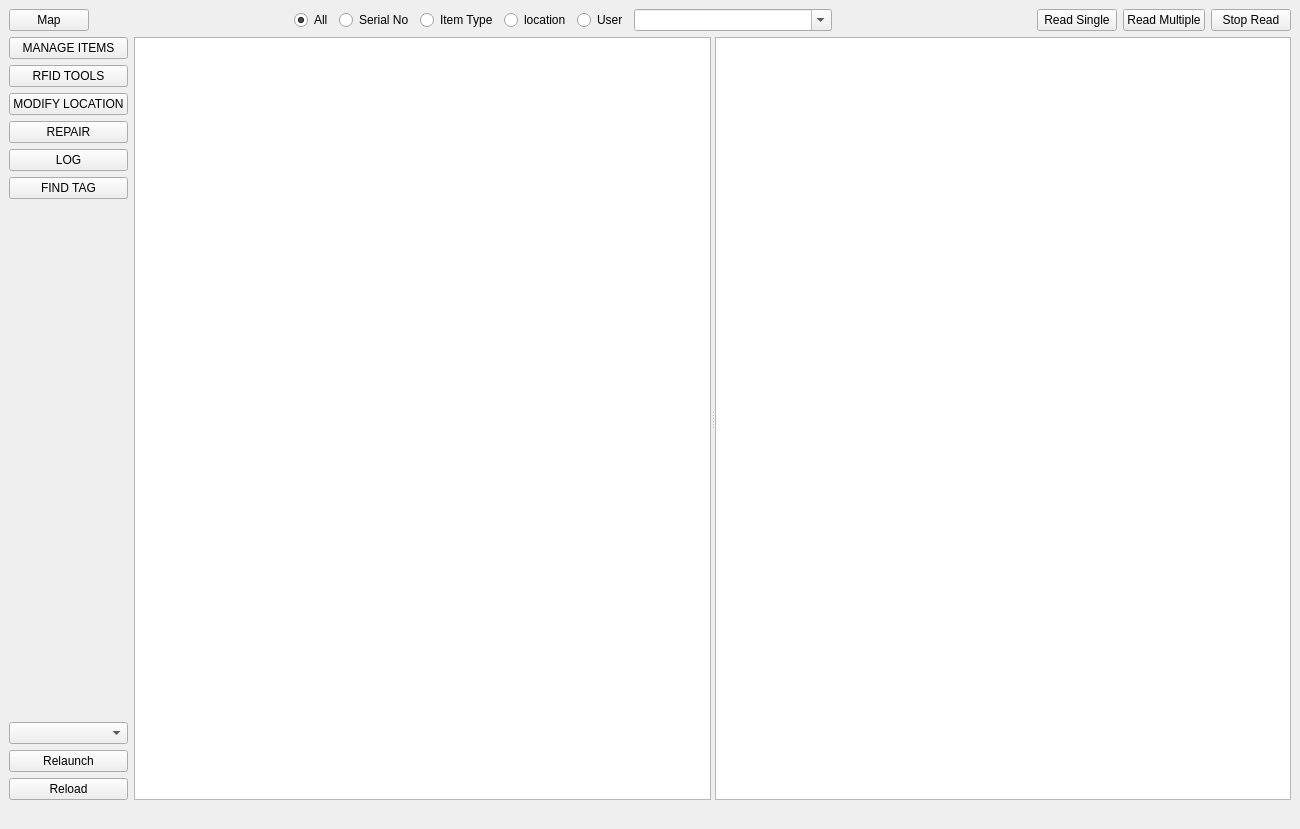
<?xml version="1.0" encoding="UTF-8"?>
<ui version="4.0">
 <class>MainWindow</class>
 <widget class="QMainWindow" name="MainWindow">
  <property name="geometry">
   <rect>
    <x>0</x>
    <y>0</y>
    <width>1300</width>
    <height>829</height>
   </rect>
  </property>
  <property name="windowTitle">
   <string>MainWindow</string>
  </property>
  <property name="styleSheet">
   <string notr="true"/>
  </property>
  <widget class="QWidget" name="centralwidget">
   <layout class="QGridLayout" name="gridLayout">
    <item row="0" column="0" colspan="2">
     <layout class="QHBoxLayout" name="horizontalLayout">
      <item>
       <widget class="QPushButton" name="mapButton">
        <property name="text">
         <string>Map</string>
        </property>
       </widget>
      </item>
      <item>
       <spacer name="horizontalSpacer">
        <property name="orientation">
         <enum>Qt::Horizontal</enum>
        </property>
        <property name="sizeHint" stdset="0">
         <size>
          <width>40</width>
          <height>20</height>
         </size>
        </property>
       </spacer>
      </item>
      <item>
       <widget class="QRadioButton" name="allButton">
        <property name="text">
         <string>All</string>
        </property>
        <property name="checked">
         <bool>true</bool>
        </property>
       </widget>
      </item>
      <item>
       <widget class="QRadioButton" name="serialNoButton">
        <property name="text">
         <string>Serial No</string>
        </property>
        <property name="checked">
         <bool>false</bool>
        </property>
       </widget>
      </item>
      <item>
       <widget class="QRadioButton" name="itemTypeButton">
        <property name="text">
         <string>Item Type</string>
        </property>
       </widget>
      </item>
      <item>
       <widget class="QRadioButton" name="locationButton">
        <property name="text">
         <string>location</string>
        </property>
       </widget>
      </item>
      <item>
       <widget class="QRadioButton" name="userButton">
        <property name="text">
         <string>User</string>
        </property>
       </widget>
      </item>
      <item>
       <widget class="QComboBox" name="comboBox">
        <property name="sizePolicy">
         <sizepolicy hsizetype="MinimumExpanding" vsizetype="Fixed">
          <horstretch>0</horstretch>
          <verstretch>0</verstretch>
         </sizepolicy>
        </property>
        <property name="editable">
         <bool>true</bool>
        </property>
       </widget>
      </item>
      <item>
       <spacer name="horizontalSpacer_2">
        <property name="orientation">
         <enum>Qt::Horizontal</enum>
        </property>
        <property name="sizeHint" stdset="0">
         <size>
          <width>40</width>
          <height>20</height>
         </size>
        </property>
       </spacer>
      </item>
      <item>
       <widget class="QPushButton" name="readSingleButton">
        <property name="text">
         <string>Read Single</string>
        </property>
       </widget>
      </item>
      <item>
       <widget class="QPushButton" name="readMultiButton">
        <property name="text">
         <string>Read Multiple</string>
        </property>
       </widget>
      </item>
      <item>
       <widget class="QPushButton" name="stopReadButton">
        <property name="text">
         <string>Stop Read</string>
        </property>
       </widget>
      </item>
     </layout>
    </item>
    <item row="1" column="0">
     <layout class="QVBoxLayout" name="verticalLayout">
      <item>
       <widget class="QPushButton" name="manageItemsButton">
        <property name="styleSheet">
         <string notr="true"/>
        </property>
        <property name="text">
         <string>MANAGE ITEMS</string>
        </property>
       </widget>
      </item>
      <item>
       <widget class="QPushButton" name="rfidToolsButton">
        <property name="text">
         <string>RFID TOOLS</string>
        </property>
       </widget>
      </item>
      <item>
       <widget class="QPushButton" name="modifyButton">
        <property name="text">
         <string>MODIFY LOCATION</string>
        </property>
       </widget>
      </item>
      <item>
       <widget class="QPushButton" name="repairButton">
        <property name="text">
         <string>REPAIR</string>
        </property>
       </widget>
      </item>
      <item>
       <widget class="QPushButton" name="logButton">
        <property name="text">
         <string>LOG</string>
        </property>
       </widget>
      </item>
      <item>
       <widget class="QPushButton" name="findTagButton">
        <property name="text">
         <string>FIND TAG</string>
        </property>
       </widget>
      </item>
      <item>
       <widget class="QFrame" name="filterFrame">
        <property name="frameShape">
         <enum>QFrame::StyledPanel</enum>
        </property>
        <property name="frameShadow">
         <enum>QFrame::Raised</enum>
        </property>
       </widget>
      </item>
      <item>
       <spacer name="verticalSpacer">
        <property name="orientation">
         <enum>Qt::Vertical</enum>
        </property>
        <property name="sizeHint" stdset="0">
         <size>
          <width>20</width>
          <height>578</height>
         </size>
        </property>
       </spacer>
      </item>
      <item>
       <widget class="QComboBox" name="themeBox"/>
      </item>
      <item>
       <widget class="QPushButton" name="relaunchButton">
        <property name="text">
         <string>Relaunch</string>
        </property>
       </widget>
      </item>
      <item>
       <widget class="QPushButton" name="reloadButton">
        <property name="text">
         <string>Reload</string>
        </property>
       </widget>
      </item>
     </layout>
    </item>
    <item row="1" column="1">
     <widget class="QSplitter" name="tableSplitter">
      <property name="orientation">
       <enum>Qt::Horizontal</enum>
      </property>
      <widget class="QTableWidget" name="tableWidget">
       <property name="sizePolicy">
        <sizepolicy hsizetype="MinimumExpanding" vsizetype="MinimumExpanding">
         <horstretch>0</horstretch>
         <verstretch>0</verstretch>
        </sizepolicy>
       </property>
       <property name="contextMenuPolicy">
        <enum>Qt::CustomContextMenu</enum>
       </property>
       <property name="layoutDirection">
        <enum>Qt::LeftToRight</enum>
       </property>
       <property name="styleSheet">
        <string notr="true"/>
       </property>
       <property name="verticalScrollBarPolicy">
        <enum>Qt::ScrollBarAsNeeded</enum>
       </property>
       <property name="verticalScrollMode">
        <enum>QAbstractItemView::ScrollPerPixel</enum>
       </property>
       <property name="showGrid">
        <bool>true</bool>
       </property>
       <attribute name="horizontalHeaderStretchLastSection">
        <bool>false</bool>
       </attribute>
      </widget>
      <widget class="QListWidget" name="listWidget">
       <property name="enabled">
        <bool>true</bool>
       </property>
       <property name="sizePolicy">
        <sizepolicy hsizetype="MinimumExpanding" vsizetype="MinimumExpanding">
         <horstretch>0</horstretch>
         <verstretch>0</verstretch>
        </sizepolicy>
       </property>
       <property name="dragEnabled">
        <bool>false</bool>
       </property>
       <property name="sortingEnabled">
        <bool>false</bool>
       </property>
      </widget>
     </widget>
    </item>
    <item row="2" column="0" colspan="2">
     <widget class="QLabel" name="messages">
      <property name="text">
       <string/>
      </property>
      <property name="alignment">
       <set>Qt::AlignCenter</set>
      </property>
      <property name="textInteractionFlags">
       <set>Qt::LinksAccessibleByMouse|Qt::TextSelectableByMouse</set>
      </property>
     </widget>
    </item>
   </layout>
  </widget>
 </widget>
 <resources/>
 <connections/>
</ui>
